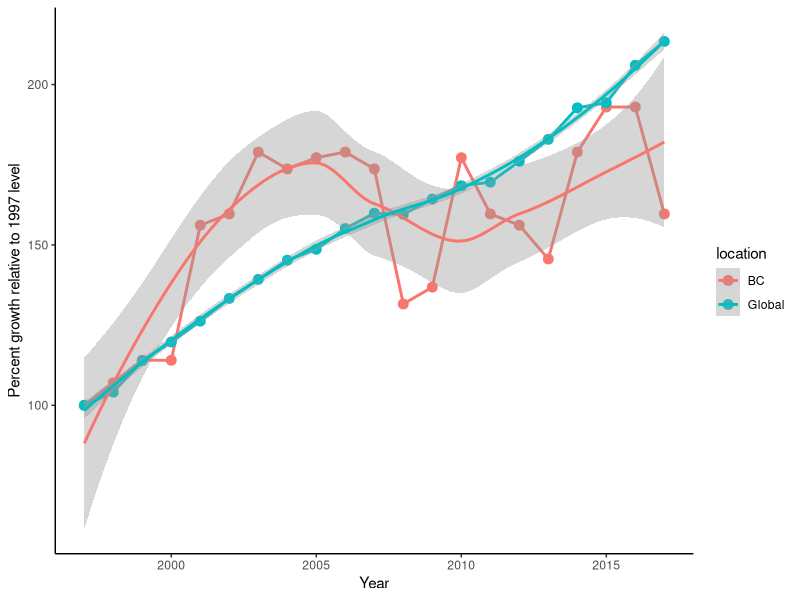

R code for this plot:
## ---- chunk 1
knitr::opts_chunk$set(echo = TRUE)

library(tidyverse)
library(here)

bc_data <- read_csv(here("other_graphs", "bc-seafood-harvest-landed-value-wholesale-value-1997-2017.csv"))
global_data <- read_csv(here("other_graphs", "20-year-retrospective-review.csv"))
## ---- chunk 2
bc_data_shellfish <- bc_data %>% 
  filter(Species == "Farmed Shellfish") %>% 
  mutate(location = "BC") %>% 
  select(-c(Landed_Value_millions, Wholesale_Values_millions, Species)) %>% 
  mutate(Landings_1000_tonnes = (Landings_1000_tonnes/5.7)*100)

global_data_shellfish <- global_data %>% 
  mutate(location = "Global") %>% 
  select(-c(Total, `Freshwater fish`, Algae, 'C-D-M-M')) %>% 
  rename(Landings_1000_tonnes = Molluscs) %>% 
  mutate(Landings_1000_tonnes = (Landings_1000_tonnes/8149930)*100)

total <- rbind(bc_data_shellfish, global_data_shellfish)

ggplot(data = total, aes(x = Year, y = Landings_1000_tonnes, color = location)) +
  geom_line(size = 1) +
  geom_point(size = 3) +
  geom_smooth() +
  ylab("Percent growth relative to 1997 level") +
  theme_classic()
